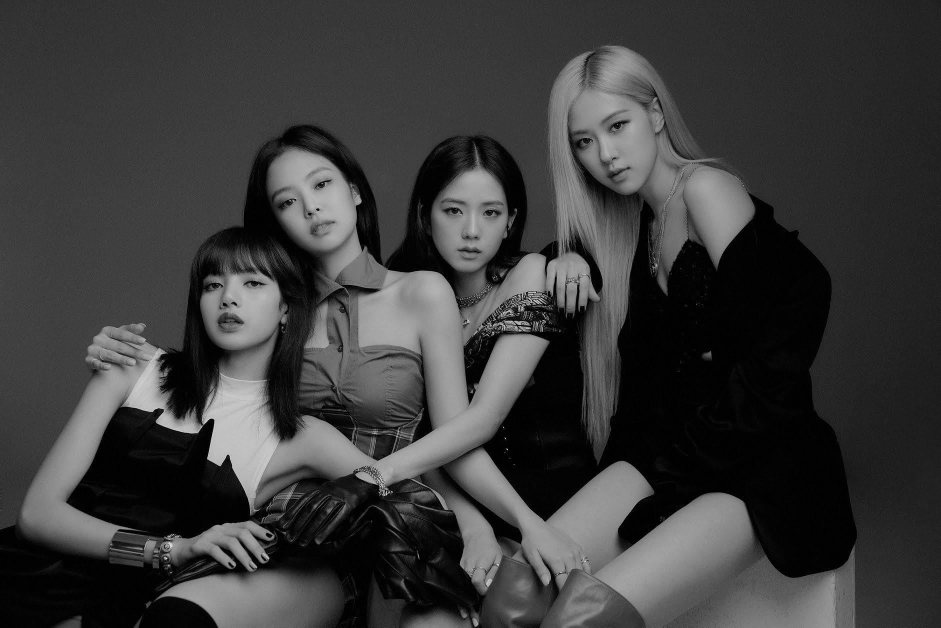
#> input picture test.jpg, 1882 x 1255 px (shown at 1/2 size)
$ python ObjectDetectionModule.py
#> lines starting #> are read from the running program, lines starting #| are printed output that depends on the picture; after the words box and inside, x2 and y2 are one past the last pixel; in counts of white or black regions, pixels touching at a corner belong together
'''
Author: Ashish Kumar
Date: December 09, 2023

Object detection module: Defines Object Detection function using Haar Cascades
Haar Cascades refer to the application of the Viola Jones method in a cascade structure.
The cascade is a series of classifiers and at each stage, the image region is tested
against a specific classifier. If a region passes a stage, it moves on to the next,
increasing the likelihood that the region contains the object of interest.
The cascaded structure helps in quickly discarding background regions and focusing
computational resources on potential object regions.
'''

import cv2

def findObjects(img, objectCascade, scaleFactor = 1.1, minNeighbors = 4):
    '''
    Finds objects using the haarcascade file
    Args:
        img: Image in which the objects needs to be found
        objectCascade: Object Cascade created with Cascade Classifier
        scaleFactor: how much the image size is reduced at each image scale
        minNeighbors: how many neighbors each rectangle should have to accept as valid
    Return:
        imgObject: image with the rectangles drawn
        objectsOut: sorted list of all bounding boxs and their areaa
    '''
    imgObject = img.copy()
    imgGray = cv2.cvtColor(img, cv2.COLOR_BGR2GRAY)                                  # optional

    # find objects in image
    # image, scale factor, min neighbors (changing these speed-accuracy tradeoff)
    objects = objectCascade.detectMultiScale(imgGray, scaleFactor, minNeighbors)
    # list to store bounding box and area, to later find the biggest
    objectsOut = []

    # drawing bounding box over faces
    for (x,y,w,h) in objects:
        cv2.rectangle(imgObject, (x,y), (x+w, y+h), (255,0,255), 2)
        objectsOut.append([[x,y,w,h], w*h])

    objectsOut = sorted(objectsOut, key = lambda x:x[1], reverse = True)

    return imgObject, objectsOut


def main():
    img = cv2.imread("test.jpg")
#> img is the input picture: shape (1255, 1882, 3); min 0, max 255, mean 59.1
    img = cv2.resize(img, None, fx=0.5, fy=0.5)
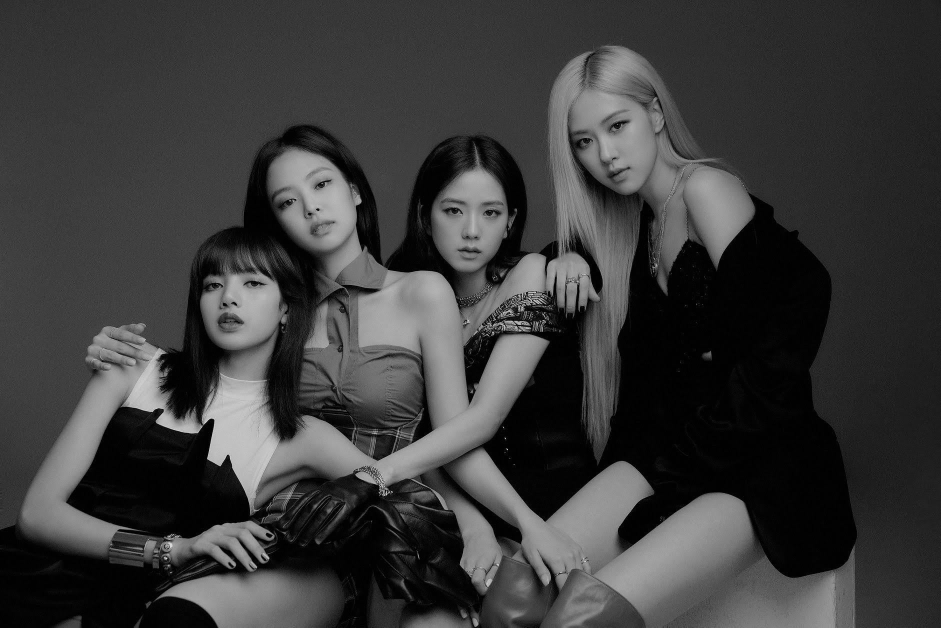
#> img: shape (628, 941, 3); min 0, max 219, mean 59.3

    # import the file which has information of detection, here face cascade but can by anything
    faceCascade = cv2.CascadeClassifier("haarcascade_frontalface_default.xml")
    imgObject, objects = findObjects(img, faceCascade)
#> in findObjects, `objects = objectCascade.detectMultiScale(imgGray, scaleFactor, minNeig..`: objects = [[424, 175, 94, 94], [257, 148, 102, 102], [183, 245, 103, 103]]
#> the loop in findObjects, `for (x,y,w,h) in objects:` made 3 passes
#> after the loop in findObjects, `for (x,y,w,h) in objects:`:
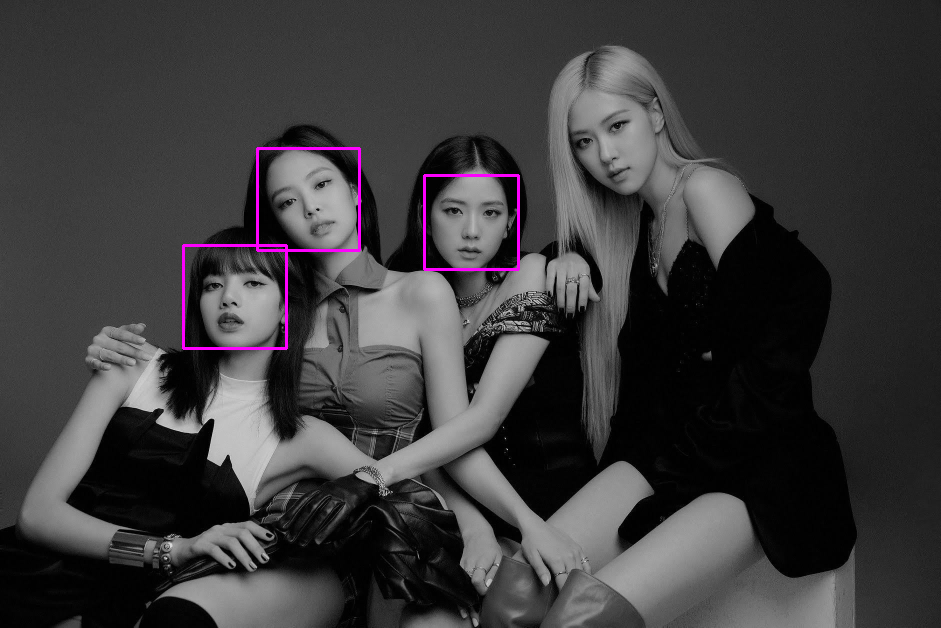
#> imgObject: shape (628, 941, 3); 0.6% of pixels changed, all inside (x1, y1, x2, y2) = (182, 147, 520, 350)
#> after the loop in findObjects, `for (x,y,w,h) in objects:`: objectsOut = [[[424, 175, 94, 94], 8836], [[257, 148, 102, 102], 10404], [[183, 245, 103, 103], 10609]]
#> in findObjects, `objectsOut = sorted(objectsOut, key = lambda x:x[1], reverse = True)`: objectsOut = [[[183, 245, 103, 103], 10609], [[257, 148, 102, 102], 10404], [[424, 175, 94, 94], 8836]]
#> objects has the same summary as objectsOut in findObjects

    cv2.imshow("Output",imgObject)
    cv2.waitKey(0)


if __name__ == "__main__":
    main()
